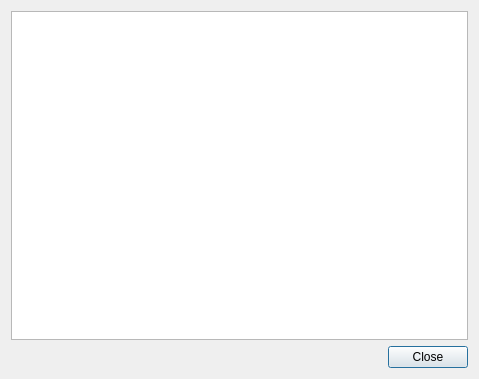
<?xml version="1.0" encoding="UTF-8"?>
<ui version="4.0">
 <class>ConnectionInformationDialog</class>
 <widget class="QDialog" name="ConnectionInformationDialog">
  <property name="geometry">
   <rect>
    <x>0</x>
    <y>0</y>
    <width>479</width>
    <height>379</height>
   </rect>
  </property>
  <property name="sizePolicy">
   <sizepolicy hsizetype="Expanding" vsizetype="Expanding">
    <horstretch>0</horstretch>
    <verstretch>0</verstretch>
   </sizepolicy>
  </property>
  <property name="windowTitle">
   <string>L2TP IPSec VPN</string>
  </property>
  <layout class="QVBoxLayout" name="m_pVerticalLayout">
   <item>
    <widget class="QTextEdit" name="m_pTextEdit">
     <property name="readOnly">
      <bool>true</bool>
     </property>
    </widget>
   </item>
   <item>
    <widget class="QDialogButtonBox" name="m_pButtonBox">
     <property name="sizePolicy">
      <sizepolicy hsizetype="Expanding" vsizetype="Maximum">
       <horstretch>0</horstretch>
       <verstretch>0</verstretch>
      </sizepolicy>
     </property>
     <property name="orientation">
      <enum>Qt::Horizontal</enum>
     </property>
     <property name="standardButtons">
      <set>QDialogButtonBox::Close</set>
     </property>
    </widget>
   </item>
  </layout>
 </widget>
 <resources>
  <include location="../../resources/L2tpIPsecVpn.qrc"/>
 </resources>
 <connections>
  <connection>
   <sender>m_pButtonBox</sender>
   <signal>clicked(QAbstractButton*)</signal>
   <receiver>ConnectionInformationDialog</receiver>
   <slot>close()</slot>
   <hints>
    <hint type="sourcelabel">
     <x>248</x>
     <y>254</y>
    </hint>
    <hint type="destinationlabel">
     <x>157</x>
     <y>274</y>
    </hint>
   </hints>
  </connection>
 </connections>
</ui>
